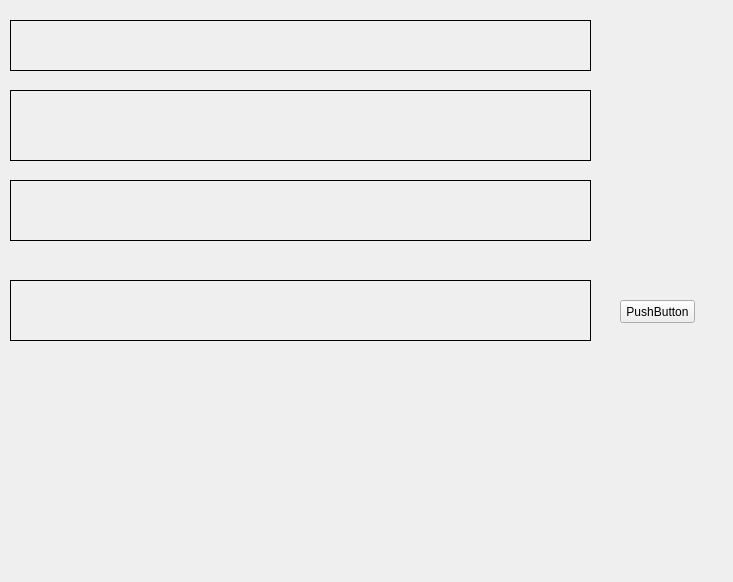
<?xml version="1.0" encoding="UTF-8"?>
<ui version="4.0">
 <class>Widget</class>
 <widget class="QWidget" name="Widget">
  <property name="geometry">
   <rect>
    <x>0</x>
    <y>0</y>
    <width>733</width>
    <height>582</height>
   </rect>
  </property>
  <property name="windowTitle">
   <string>Widget</string>
  </property>
  <widget class="myLabel" name="label">
   <property name="geometry">
    <rect>
     <x>10</x>
     <y>20</y>
     <width>581</width>
     <height>51</height>
    </rect>
   </property>
   <property name="frameShape">
    <enum>QFrame::Box</enum>
   </property>
   <property name="text">
    <string/>
   </property>
  </widget>
  <widget class="QLabel" name="label_2">
   <property name="geometry">
    <rect>
     <x>10</x>
     <y>90</y>
     <width>581</width>
     <height>71</height>
    </rect>
   </property>
   <property name="frameShape">
    <enum>QFrame::Panel</enum>
   </property>
   <property name="text">
    <string/>
   </property>
  </widget>
  <widget class="QLabel" name="label_3">
   <property name="geometry">
    <rect>
     <x>10</x>
     <y>180</y>
     <width>581</width>
     <height>61</height>
    </rect>
   </property>
   <property name="frameShape">
    <enum>QFrame::Panel</enum>
   </property>
   <property name="text">
    <string/>
   </property>
  </widget>
  <widget class="QLabel" name="label_4">
   <property name="geometry">
    <rect>
     <x>10</x>
     <y>280</y>
     <width>581</width>
     <height>61</height>
    </rect>
   </property>
   <property name="frameShape">
    <enum>QFrame::Panel</enum>
   </property>
   <property name="text">
    <string/>
   </property>
  </widget>
  <widget class="QPushButton" name="Btn">
   <property name="geometry">
    <rect>
     <x>620</x>
     <y>300</y>
     <width>75</width>
     <height>23</height>
    </rect>
   </property>
   <property name="text">
    <string>PushButton</string>
   </property>
  </widget>
 </widget>
 <layoutdefault spacing="6" margin="11"/>
 <customwidgets>
  <customwidget>
   <class>myLabel</class>
   <extends>QLabel</extends>
   <header location="global">mylabel.h</header>
  </customwidget>
 </customwidgets>
 <resources/>
 <connections/>
</ui>
